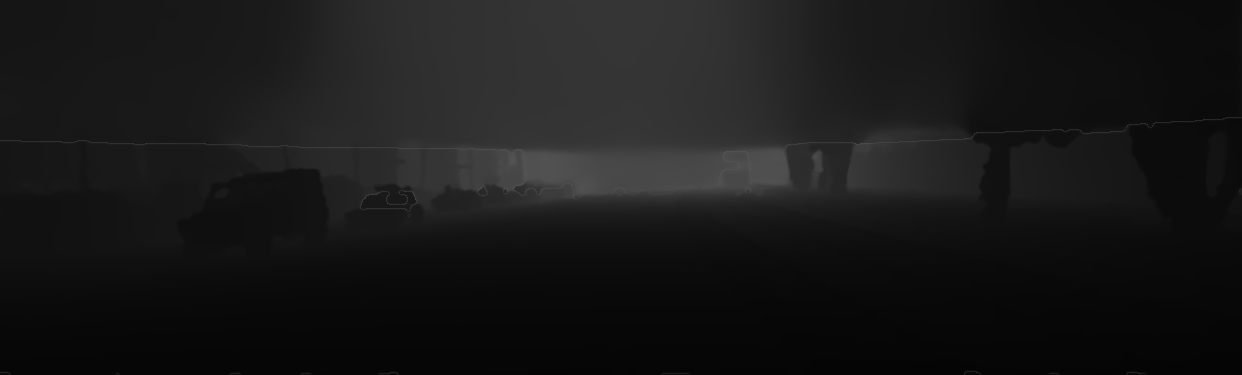
#> input picture post_process/dense_depth_output.png, 1242 x 375 px
$ python post_processing.py
#> lines starting #> are read from the running program, lines starting #| are printed output that depends on the picture; after the words box and inside, x2 and y2 are one past the last pixel; in counts of white or black regions, pixels touching at a corner belong together
import cv2
import numpy as np
import os
import matplotlib.pyplot as plt


def load_depth_image(path):
    # Load depth image with any depth
    depth_image = cv2.imread(path, cv2.IMREAD_ANYDEPTH)

    if depth_image is None:
        raise FileNotFoundError(f"Image at path {path} not found.")

    depth_image = depth_image.astype(np.float32) / 256.0

    return depth_image


def calculate_rmse(predicted_depth, pseudo_depth, outlier_mask):
    # Calculate RMSE excluding outliers
    valid_points = ~outlier_mask

    if np.sum(valid_points) == 0:
        return np.nan

    rmse = np.sqrt(np.nanmean((predicted_depth[valid_points] - pseudo_depth[valid_points]) ** 2))

    return rmse


def remove_outliers(predicted_depth, pseudo_depth):
    # Calculate depth difference
    depth_difference = np.abs(predicted_depth - pseudo_depth)

    # Threshold settings [(max_distance,threshold)]
    #thresholds = [(10, 0.07), (30, 0.08), (np.inf, 0.1)]
    thresholds = [(10, 0.1), (40, 0.3), (np.inf, 0.5)]

    # Create outlier mask
    outlier_mask = np.zeros_like(depth_difference, dtype=bool)

    # Apply thresholds
    for max_depth, threshold in thresholds:
        range_mask = (pseudo_depth <= max_depth)
        outlier_condition = (depth_difference > threshold)
        outlier_mask |= outlier_condition & range_mask

        num_outliers = np.sum(outlier_condition & range_mask)
        print(f"Threshold: {threshold} | Max Depth: {max_depth} | Outliers in range: {num_outliers}")

    # Remove outliers
    post_processing_depth = np.where(~outlier_mask, predicted_depth, np.nan)

    return post_processing_depth, outlier_mask


def print_unique_values(image, image_name):
    unique_values = np.unique(image)
    print(f"Unique values in {image_name}: {unique_values}")

def edge_detection(img_path):
    img = cv2.imread(img_path)
    canny = cv2.Canny(img, 1, 20)
    return canny


def main(predicted_depth_path, pseudo_depth_path):
    # Load images
    predicted_depth = load_depth_image(predicted_depth_path)
#> in load_depth_image, depth_image is the input picture: shape (375, 1242) uint16; min 1310, max 22390, mean 6286.6
    pseudo_depth = load_depth_image(pseudo_depth_path)
#> call 2 of load_depth_image, with path = 'post_process/demo_pseudo_depth.png'
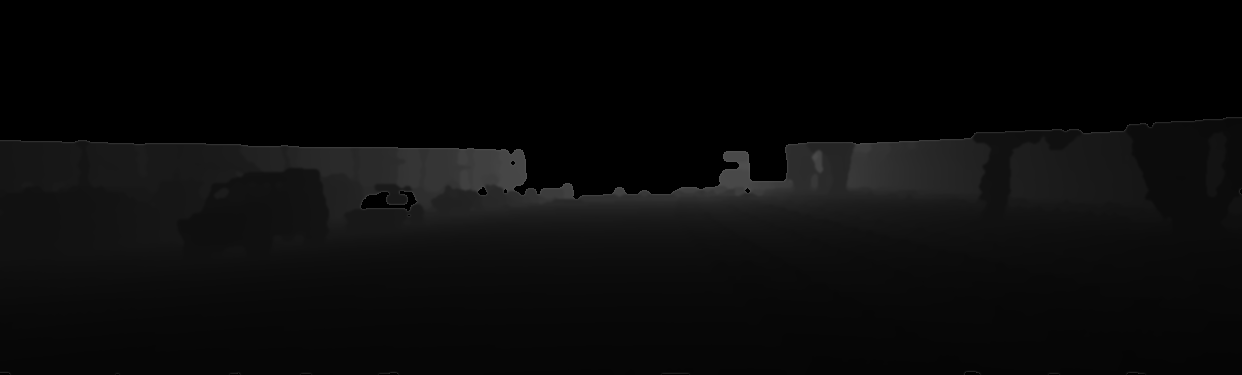
#> input picture post_process/demo_pseudo_depth.png, 1242 x 375 px
#> in load_depth_image, depth_image is the input picture: shape (375, 1242) uint16; min 0, max 22390, mean 2636.5
#> in load_depth_image (call 2), `depth_image = depth_image.astype(np.float32) / 256.0`:
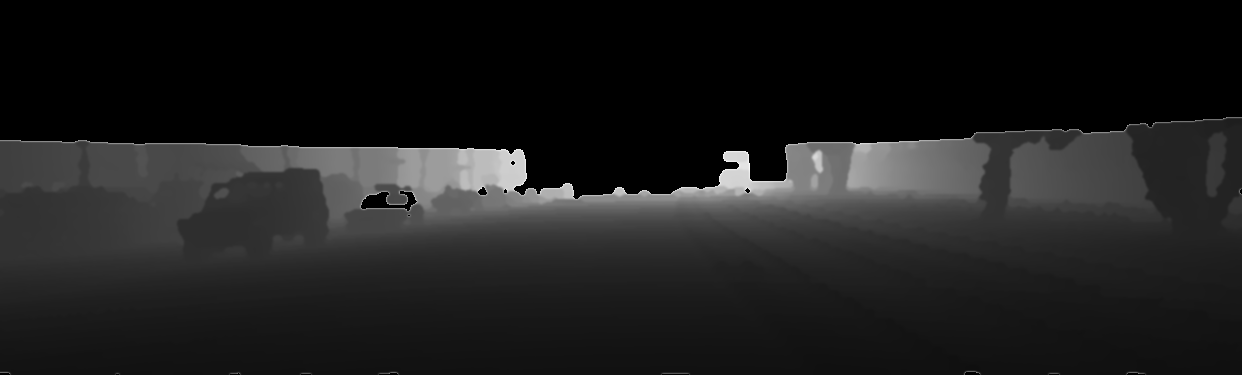
#> depth_image: shape (375, 1242) float32; min 0, max 87.46, mean 10.3; drawn with min black and max white

    # Ensure both images have the same shape
    if predicted_depth.shape != pseudo_depth.shape:
        raise ValueError("Predicted depth and pseudo depth images must have the same dimensions.")

    # Print unique pixel values
    print_unique_values(predicted_depth, "predicted_depth")
#> in print_unique_values, `unique_values = np.unique(image)`: unique_values = 18727 values from 5.12 to 87.46
#> (printed output is left out)
    print_unique_values(pseudo_depth, "pseudo_depth")
#> (printed output is left out)

    # Remove outliers
    post_processing_depth, outlier_mask = remove_outliers(predicted_depth, pseudo_depth)
#> in remove_outliers, `depth_difference = np.abs(predicted_depth - pseudo_depth)`:
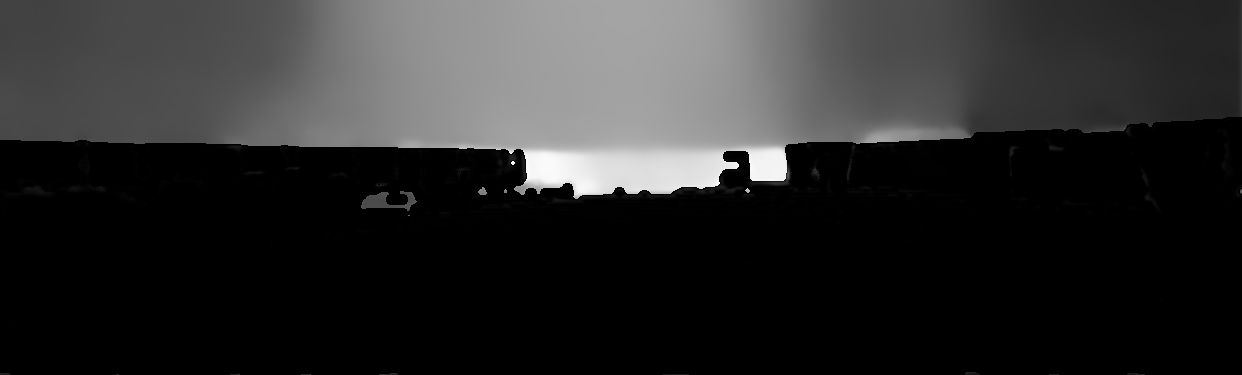
#> depth_difference: shape (375, 1242) float32; min 0, max 82.97, mean 14.3; drawn with min black and max white
#> the loop in remove_outliers, `for max_depth, threshold in thresholds:` made 3 passes
#> num_outliers on passes 1 to 3: 191540, 198945, 199518
#| Threshold: 0.1 | Max Depth: 10 | Outliers in range: 191540
#| Threshold: 0.3 | Max Depth: 40 | Outliers in range: 198945
#| Threshold: 0.5 | Max Depth: inf | Outliers in range: 199518
#> pass 1, in remove_outliers, `range_mask = (pseudo_depth <= max_depth)`:
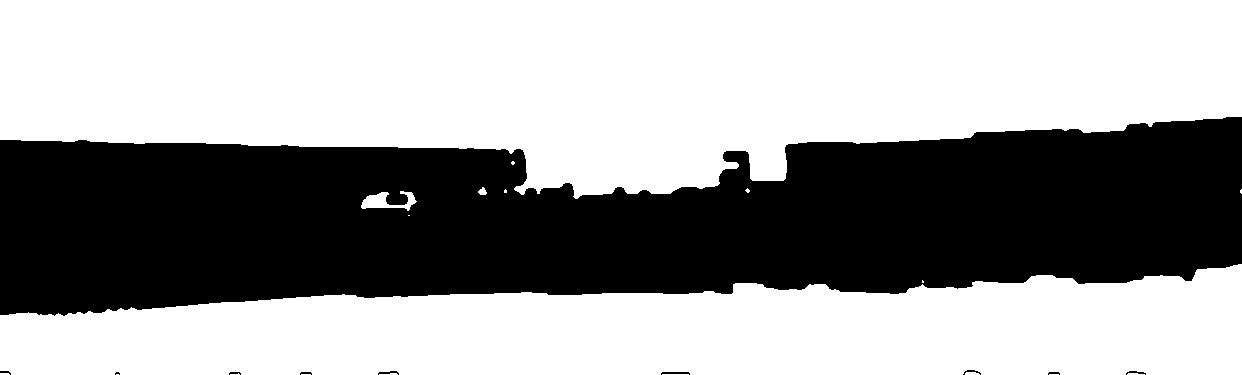
#> range_mask: shape (375, 1242) bool; 61.7% white; 10 black regions (1 under 20 px), largest, box (x1, y1, x2, y2) and area: (0, 117, 1242, 316) 177888, (661, 372, 690, 375) 58, (378, 371, 399, 375) 42
#> after the loop in remove_outliers, `for max_depth, threshold in thresholds:`:
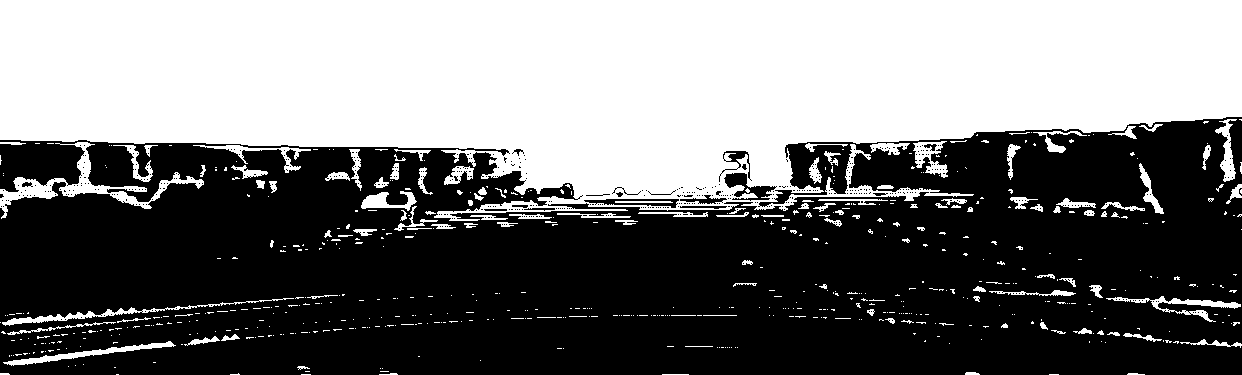
#> outlier_mask: shape (375, 1242) bool; 45.1% white; 610 white regions (490 under 20 px), largest, box (x1, y1, x2, y2) and area: (0, 0, 1242, 221) 191709, (0, 142, 204, 219) 2574, (2, 298, 294, 326) 903
#> in remove_outliers, `post_processing_depth = np.where(~outlier_mask, predicted_depth, np.nan)`:
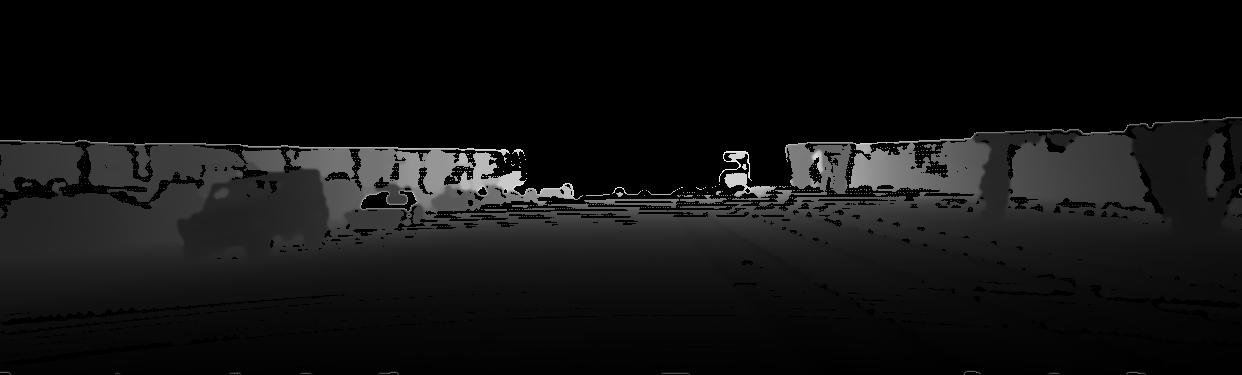
#> post_processing_depth: shape (375, 1242) float32; 45.14% of the values are NaN or infinite; the others: min 5.28, max 87.46, mean 16.08; drawn with min black, max white, NaN and infinite black

    # Calculate RMSE
    rmse = calculate_rmse(post_processing_depth, pseudo_depth, outlier_mask)
#> in calculate_rmse, `rmse = np.sqrt(np.nanmean((predicted_depth[valid_points] - pseudo_dept..`: rmse = 0.0718
#> rmse = 0.0718

    # Output results
    retained_percentage = np.sum(~outlier_mask) / outlier_mask.size * 100
#> retained_percentage = 54.86
    print(f"RMSE after outlier removal: {rmse:.2f} mm")
#| RMSE after outlier removal: 0.07 mm
    print(f"Percentage of points retained: {retained_percentage:.2f}%")
#| Percentage of points retained: 54.86%

    # Save post processing depth
    edge = edge_detection(predicted_depth_path)
#> in edge_detection, `canny = cv2.Canny(img, 1, 20)`: canny: shape (375, 1242); 1.6% white in thin lines or dots
    print_unique_values(post_processing_depth, "post_processing_depth")
#> (printed output is left out)

    post_processing_depth_path = "post_processing_depth.png"

    post_processing_depth = np.where(edge == 255, np.nan, post_processing_depth)
    cv2.imwrite(post_processing_depth_path, post_processing_depth)
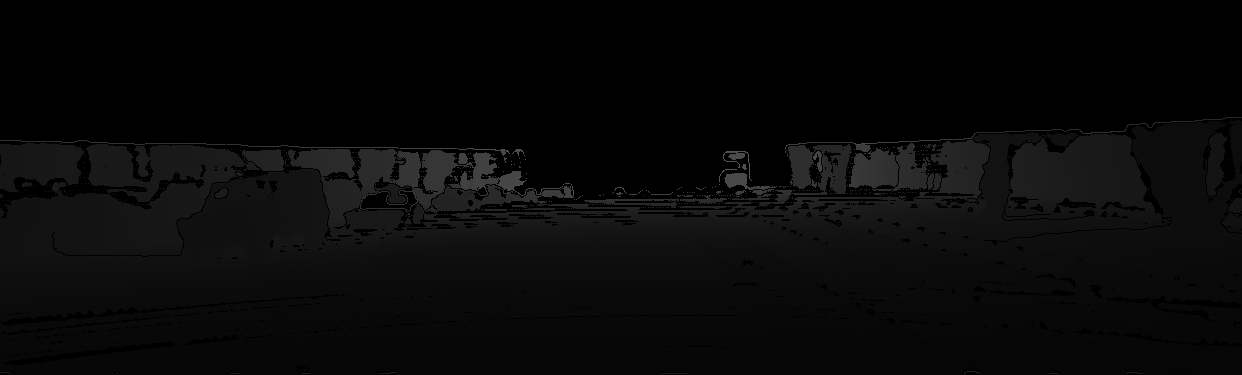
#> saved as post_processing_depth.png: shape (375, 1242); min 0, max 87, mean 8.6
    '''
    depth_image = plt.imread(post_processing_depth_path)
    plt.imsave('post_processing_depth.png', depth_image, cmap='bwr')'''
    print(f"Post processing depth image saved to {post_processing_depth_path}")

dir_path = os.path.dirname(os.path.realpath(__file__))
# Example usage
predicted_depth_path = os.path.join(dir_path, 'dense_depth_output.png')
pseudo_depth_path = os.path.join(dir_path, 'demo_pseudo_depth.png')
main(predicted_depth_path, pseudo_depth_path)
